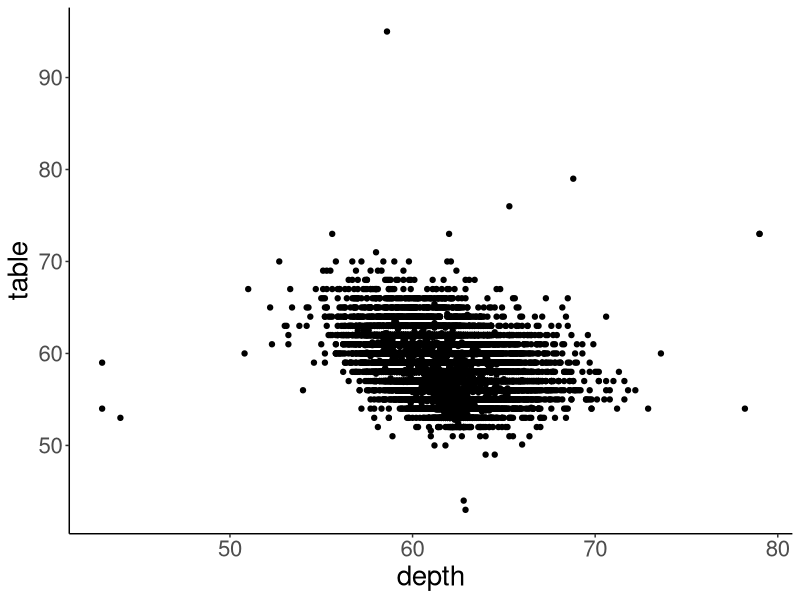

Generate this figure with R: (Note: this script raises an error after producing the figure.)
## ---- chunk 1
library("knitr")     # for rendering the RMarkdown file
library("tidyverse") # for data wrangling 
## ---- chunk 2
theme_set(theme_classic() + #set the theme 
    theme(text = element_text(size = 20))) #set the default text size
## ---- chunk 3
ggplot(data = diamonds,
       mapping = aes(x = depth,
                     y = table)) +
  geom_point()
## ---- chunk 4
include_graphics("figures/practice_plot1.png")
## ---- chunk 5
ggplot(data = diamonds,
       mapping = aes(x = depth,
                     y = table)) +
  geom_point(alpha = 0.1) + 
  labs(x = "Depth (in mm)",
       y = "Table\n(width of top of diamond relative to widest point)")
## ---- chunk 6
include_graphics("figures/practice_plot1a.png")
## ---- chunk 7
ggplot(data = diamonds,
       mapping = aes(x = clarity,
                     y = price)) +
  stat_summary(fun = "mean",
               geom = "bar") +
  stat_summary(fun.data = "mean_cl_boot",
               geom = "linerange")
## ---- chunk 8
include_graphics("figures/practice_plot2.png")
## ---- chunk 9
ggplot(data = diamonds,
       mapping = aes(x = clarity,
                     y = price)) +
  stat_summary(fun = "mean",
               geom = "bar",
               color = "black",
               fill = "lightblue") +
  stat_summary(fun.data = "mean_cl_boot",
               geom = "linerange",
               size = 1) +
  scale_y_continuous(expand = expansion(mult = c(0, 0.1)))
## ---- chunk 10
include_graphics("figures/practice_plot2a.png")
## ---- chunk 11
ggplot(data = diamonds, 
       mapping = aes(x = color,
                     y = price,
                     group = clarity,
                     color = clarity)) +
  stat_summary(fun.data = "mean_cl_boot",
               geom = "pointrange",
               size = 1) + 
  stat_summary(fun = "mean",
               geom = "line",
               size = 2)
## ---- chunk 12
include_graphics("figures/practice_plot3.png")
## ---- chunk 13
ggplot(data = diamonds, 
       mapping = aes(x = color,
                     y = price,
                     group = clarity,
                     color = clarity)) +
  stat_summary(fun = "mean",
               geom = "line",
               size = 2,
               position = position_dodge(width = 0.9)) + 
  stat_summary(fun.data = "mean_cl_boot",
               geom = "pointrange",
               shape = 21, 
               fill = "white",
               size = 1,
               position = position_dodge(width = 0.9)) + 
  geom_vline(xintercept = seq(from = 1.5,
                              by = 1,
                              length.out = 6),
             linetype = 2,
             color = "gray20")
## ---- chunk 14
include_graphics("figures/practice_plot3a.png")
## ---- chunk 15
ggplot(data = diamonds,
       mapping = aes(x = color,
                     y = price,
                     fill = cut)) +
  stat_summary(fun = "mean",
               geom = "bar",
               position = position_dodge(width = 0.9),
               color = "black") +
  stat_summary(fun.data = "mean_cl_boot",
               geom = "linerange",
               position = position_dodge(width = 0.9),
               color = "black") +
  facet_grid(rows = vars(clarity)) +
  theme(axis.text.y = element_text(size = 8),
        strip.text = element_text(size = 10))
## ---- chunk 16
include_graphics("figures/practice_plot4.png")
